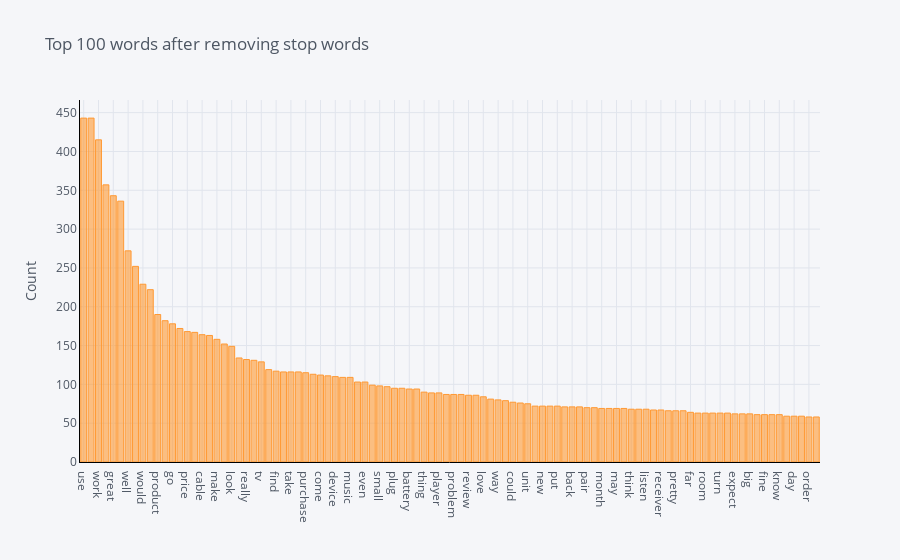

Write notebook code for a chart like this one.
### Markdown cell above
## Frequency Distribution of Entire Corpus

### Code cell
plot_model()

### Figure 1 — Plotly figure (JSON) as saved in the notebook; plotly's stock layout.template omitted (floating-point values rounded to 4 significant figures)
{"data": [{"marker": {"color": "rgba(255, 153, 51, 0.6)", "line": {"color": "rgba(255, 153, 51, 1.0)", "width": 1}}, "name": "count", "orientation": "v", "text": "", "type": "bar", "x": ["use", "sound", "work", "br", "great", "good", "well", "buy", "would", "get", "product", "quality", "go", "headphone", "price", "time", "cable", "need", "make", "speaker", "look", "much", "really", "also", "tv", "want", "find", "set", "take", "ear", "purchase", "easy", "come", "say", "device", "phone", "music", "charge", "even", "try", "small", "remote", "plug", "little", "battery", "still", "thing", "year", "player", "long", "problem", "play", "review", "nice", "love", "high", "way", "old", "could", "fit", "unit", "radio", "new", "audio", "put", "power", "back", "give", "pair", "volume", "month", "cheap", "may", "feature", "think", "case", "listen", "last", "receiver", "system", "pretty", "issue", "far", "first", "room", "keep", "turn", "lot", "expect", "hear", "big", "recommend", "fine", "computer", "know", "cd", "day", "see", "order", "seem"], "y": [443, 443, 415, 357, 343, 336, 272, 252, 229, 222, 190, 182, 178, 172, 168, 167, 164, 163, 158, 152, 149, 134, 132, 131, 129, 119, 117, 116, 116, 116, 115, 113, 112, 111, 110, 109, 109, 103, 103, 99, 98, 97, 95, 95, 94, 94, 90, 89, 89, 87, 87, 87, 86, 86, 84, 81, 80, 79, 77, 76, 75, 72, 72, 72, 72, 71, 71, 71, 70, 70, 69, 69, 69, 69, 68, 68, 68, 67, 67, 66, 66, 66, 64, 63, 63, 63, 63, 63, 62, 62, 62, 61, 61, 61, 61, 59, 59, 59, 58, 58]}], "layout": {"legend": {"bgcolor": "#F5F6F9", "font": {"color": "#4D5663"}}, "paper_bgcolor": "#F5F6F9", "plot_bgcolor": "#F5F6F9", "title": {"font": {"color": "#4D5663"}, "text": "Top 100 words after removing stop words"}, "xaxis": {"gridcolor": "#E1E5ED", "linecolor": "black", "showgrid": true, "tickfont": {"color": "#4D5663"}, "title": {"font": {"color": "#4D5663"}, "text": ""}, "zerolinecolor": "#E1E5ED"}, "yaxis": {"gridcolor": "#E1E5ED", "linecolor": "black", "showgrid": true, "tickfont": {"color": "#4D5663"}, "title": {"font": {"color": "#4D5663"}, "text": "Count"}, "zerolinecolor": "#E1E5ED"}}}
